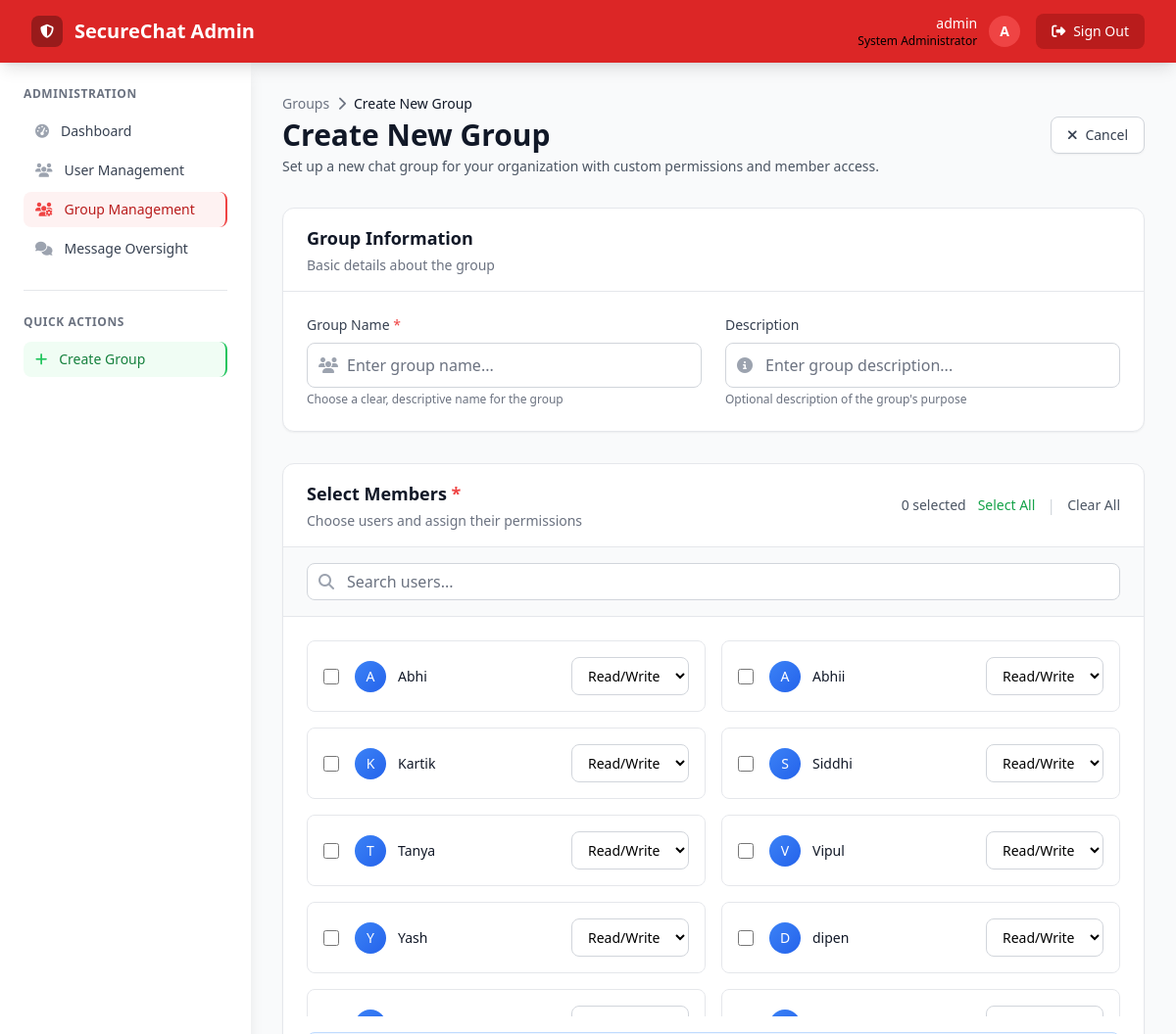
The app's page /admin/create_group (signed in) with its own data.
### tables this page shows
CREATE TABLE users (
    id INTEGER PRIMARY KEY AUTOINCREMENT,
    username TEXT UNIQUE NOT NULL,
    email TEXT UNIQUE NOT NULL,
    password_hash TEXT NOT NULL,
    is_blocked INTEGER DEFAULT 0,
    created_at TIMESTAMP DEFAULT CURRENT_TIMESTAMP
);

### app.py (the view, shortened to what this page needs)
@app.route('/admin/create_group', methods=['GET', 'POST'])
@admin_required
def create_group():
    conn = get_db_connection()
    users = conn.execute('SELECT id, username FROM users WHERE is_blocked = 0 ORDER BY username').fetchall()
    conn.close()
    return render_template('create_group.html', users=users)

### app.py (called while the page is built)
def get_db_connection():
    conn = sqlite3.connect('chat.db')
    conn.row_factory = sqlite3.Row
    return conn

def admin_required(f):
    @wraps(f)
    def decorated_function(*args, **kwargs):
        if 'admin_id' not in session:
            flash('Admin access required.')
            return redirect(url_for('admin_login'))
        return f(*args, **kwargs)
    return decorated_function

### templates/create_group.html (shortened to what this page needs)
{% extends "base.html" %}
{% block content %}
<div class="min-h-screen bg-gray-50">
    <div class="flex h-screen">
        <div class="w-64 bg-white shadow-lg fixed h-full overflow-y-auto">
            <div class="p-6">
                <div class="space-y-1">
                    <h3 class="text-xs font-semibold text-gray-500 uppercase tracking-wider mb-3">Administration</h3>
                    <a href="{{ url_for('admin_dashboard') }}"
                       class="group flex items-center px-3 py-2 text-sm font-medium rounded-lg text-gray-700 hover:bg-gray-50 transition-colors duration-200">
                        <i class="fas fa-tachometer-alt mr-3 text-gray-400 group-hover:text-red-500"></i>
                        Dashboard
                    </a>
                    <a href="{{ url_for('admin_users') }}"
                       class="group flex items-center px-3 py-2 text-sm font-medium rounded-lg text-gray-700 hover:bg-gray-50 transition-colors duration-200">
                        <i class="fas fa-users mr-3 text-gray-400 group-hover:text-red-500"></i>
                        User Management
                    </a>
                    <a href="{{ url_for('admin_groups') }}"
                       class="group flex items-center px-3 py-2 text-sm font-medium rounded-lg bg-red-50 text-red-700 border-r-2 border-red-500">
                        <i class="fas fa-users-cog mr-3 text-red-500"></i>
                        Group Management
                    </a>
                    <a href="{{ url_for('admin_messages') }}"
                       class="group flex items-center px-3 py-2 text-sm font-medium rounded-lg text-gray-700 hover:bg-gray-50 transition-colors duration-200">
                        <i class="fas fa-comments mr-3 text-gray-400 group-hover:text-red-500"></i>
                        Message Oversight
                    </a>
                </div>
                <div class="border-t border-gray-200 mt-6 pt-6">
                    <h3 class="text-xs font-semibold text-gray-500 uppercase tracking-wider mb-3">Quick Actions</h3>
                    <a href="{{ url_for('create_group') }}"
                       class="group flex items-center px-3 py-2 text-sm font-medium rounded-lg bg-green-50 text-green-700 border-r-2 border-green-500">
                        <i class="fas fa-plus mr-3 text-green-500"></i>
                        Create Group
                    </a>
                </div>
            </div>
        </div>
        <div class="flex-1 ml-64 overflow-y-auto">
            <div class="p-8">
                <div class="mb-8">
                    <div class="md:flex md:items-center md:justify-between">
                        <div class="flex-1 min-w-0">
                            <nav class="flex items-center space-x-2 text-sm text-gray-500 mb-2">
                                <a href="{{ url_for('admin_groups') }}" class="hover:text-gray-700">Groups</a>
                                <i class="fas fa-chevron-right"></i>
                                <span class="text-gray-900">Create New Group</span>
                            </nav>
                            <h1 class="text-3xl font-bold leading-7 text-gray-900">
                                Create New Group
                            </h1>
                            <p class="mt-2 text-sm text-gray-600">
                                Set up a new chat group for your organization with custom permissions and member access.
                            </p>
                        </div>
                        <div class="mt-4 flex md:mt-0 md:ml-4 space-x-3">
                            <a href="{{ url_for('admin_groups') }}"
                               class="inline-flex items-center px-4 py-2 border border-gray-300 rounded-lg shadow-sm text-sm font-medium text-gray-700 bg-white hover:bg-gray-50 focus:outline-none focus:ring-2 focus:ring-offset-2 focus:ring-red-500 transition-colors duration-200">
                                <i class="fas fa-times mr-2"></i>
                                Cancel
                            </a>
                        </div>
                    </div>
                </div>
                <div class="max-w-4xl">
                    <form method="POST" class="space-y-8">
                        <div class="bg-white shadow-sm rounded-xl border border-gray-200">
                            <div class="px-6 py-4 border-b border-gray-200">
                                <h3 class="text-lg font-semibold text-gray-900">Group Information</h3>
                                <p class="mt-1 text-sm text-gray-500">Basic details about the group</p>
                            </div>
                            <div class="p-6">
                                <div class="grid grid-cols-1 md:grid-cols-2 gap-6">
                                    <div>
                                        <label class="block text-sm font-medium text-gray-700 mb-2">
                                            Group Name <span class="text-red-500">*</span>
                                        </label>
                                        <div class="relative">
                                            <input type="text" name="name" required
                                                   class="block w-full pl-10 pr-3 py-3 border border-gray-300 rounded-lg leading-5 bg-white placeholder-gray-500 focus:outline-none focus:placeholder-gray-400 focus:ring-1 focus:ring-green-500 focus:border-green-500"
                                                   placeholder="Enter group name...">
                                            <div class="absolute inset-y-0 left-0 pl-3 flex items-center pointer-events-none">
                                            </div>
                                        </div>
                                        <p class="mt-1 text-xs text-gray-500">Choose a clear, descriptive name for the group</p>
                                    </div>
                                    <div>
                                        <label class="block text-sm font-medium text-gray-700 mb-2">
                                            Description
                                        </label>
                                        <div class="relative">
                                            <input type="text" name="description"
                                                   class="block w-full pl-10 pr-3 py-3 border border-gray-300 rounded-lg leading-5 bg-white placeholder-gray-500 focus:outline-none focus:placeholder-gray-400 focus:ring-1 focus:ring-green-500 focus:border-green-500"
                                                   placeholder="Enter group description...">
                                            <div class="absolute inset-y-0 left-0 pl-3 flex items-center pointer-events-none">
                                            </div>
                                        </div>
                                        <p class="mt-1 text-xs text-gray-500">Optional description of the group's purpose</p>
                                    </div>
                                </div>
                            </div>
                        </div>
                        <div class="bg-white shadow-sm rounded-xl border border-gray-200">
                            <div class="px-6 py-4 border-b border-gray-200">
                                <div class="flex items-center justify-between">
                                    <div>
                                        <h3 class="text-lg font-semibold text-gray-900">
                                            Select Members <span class="text-red-500">*</span>
                                        </h3>
                                        <p class="mt-1 text-sm text-gray-500">Choose users and assign their permissions</p>
                                    </div>
                                    <div class="flex items-center space-x-3">
                                        <span id="selectedCount" class="text-sm text-gray-600">0 selected</span>
                                        <button type="button" onclick="selectAllUsers()" class="text-sm text-green-600 hover:text-green-500 font-medium">
                                            Select All
                                        </button>
                                        <span class="text-gray-300">|</span>
                                        <button type="button" onclick="clearAllUsers()" class="text-sm text-gray-600 hover:text-gray-500 font-medium">
                                            Clear All
                                        </button>
                                    </div>
                                </div>
                            </div>
                            <div class="px-6 py-4 border-b border-gray-200 bg-gray-50">
                                <div class="relative">
                                    <input type="text" id="userSearch" placeholder="Search users..."
                                           class="block w-full pl-10 pr-3 py-2 border border-gray-300 rounded-lg leading-5 bg-white placeholder-gray-500 focus:outline-none focus:placeholder-gray-400 focus:ring-1 focus:ring-green-500 focus:border-green-500">
                                    <div class="absolute inset-y-0 left-0 pl-3 flex items-center pointer-events-none">
                                    </div>
                                </div>
                            </div>
                            <div class="p-6">
                                {% if users %}
                                    <div class="grid grid-cols-1 md:grid-cols-2 gap-4 max-h-96 overflow-y-auto">
                                        {% for user in users %}
                                            <div class="user-card flex items-center justify-between p-4 border border-gray-200 rounded-lg hover:bg-gray-50 transition-colors duration-200"
                                                 data-username="{{ user.username.lower() }}">
                                                <div class="flex items-center flex-1">
                                                    <input type="checkbox" name="members" value="{{ user.id }}" id="user_{{ user.id }}"
                                                           class="user-checkbox mr-4 h-4 w-4 text-green-600 focus:ring-green-500 border-gray-300 rounded"
                                                           onchange="updateSelectedCount()">
                                                    <div class="flex items-center space-x-3">
                                                        <div class="w-8 h-8 bg-gradient-to-br from-blue-500 to-blue-600 rounded-full flex items-center justify-center">
                                                            <span class="text-sm font-medium text-white">{{ user.username[0].upper() }}</span>
                                                        </div>
                                                        <label for="user_{{ user.id }}" class="text-sm font-medium text-gray-900 cursor-pointer">
                                                            {{ user.username }}
                                                        </label>
                                                    </div>
                                                </div>
                                                <select name="roles" class="role-select text-sm border border-gray-300 rounded-lg px-3 py-2 focus:ring-green-500 focus:border-green-500 bg-white">
                                                    <option value="read_write">Read/Write</option>
                                                </select>
                                            </div>
                                        {% endfor %}
                                    </div>
                                {% endif %}
                            </div>
                        </div>
                    </form>
                </div>
            </div>
        </div>
    </div>
</div>
{% endblock %}

### records on screen
users: username "A", username "Abhi"
users: username "A", username "Abhii"
users: username "K", username "Kartik"
users: username "S", username "Siddhi"
users: username "T", username "Tanya"
users: username "V", username "Vipul"
users: username "Y", username "Yash"
users: username "D", username "dipen"

### other values on screen
{{ session.admin_username or session.username }} "admin"
{{ (session.admin_username or session.username)[0].upper() }} "A"
